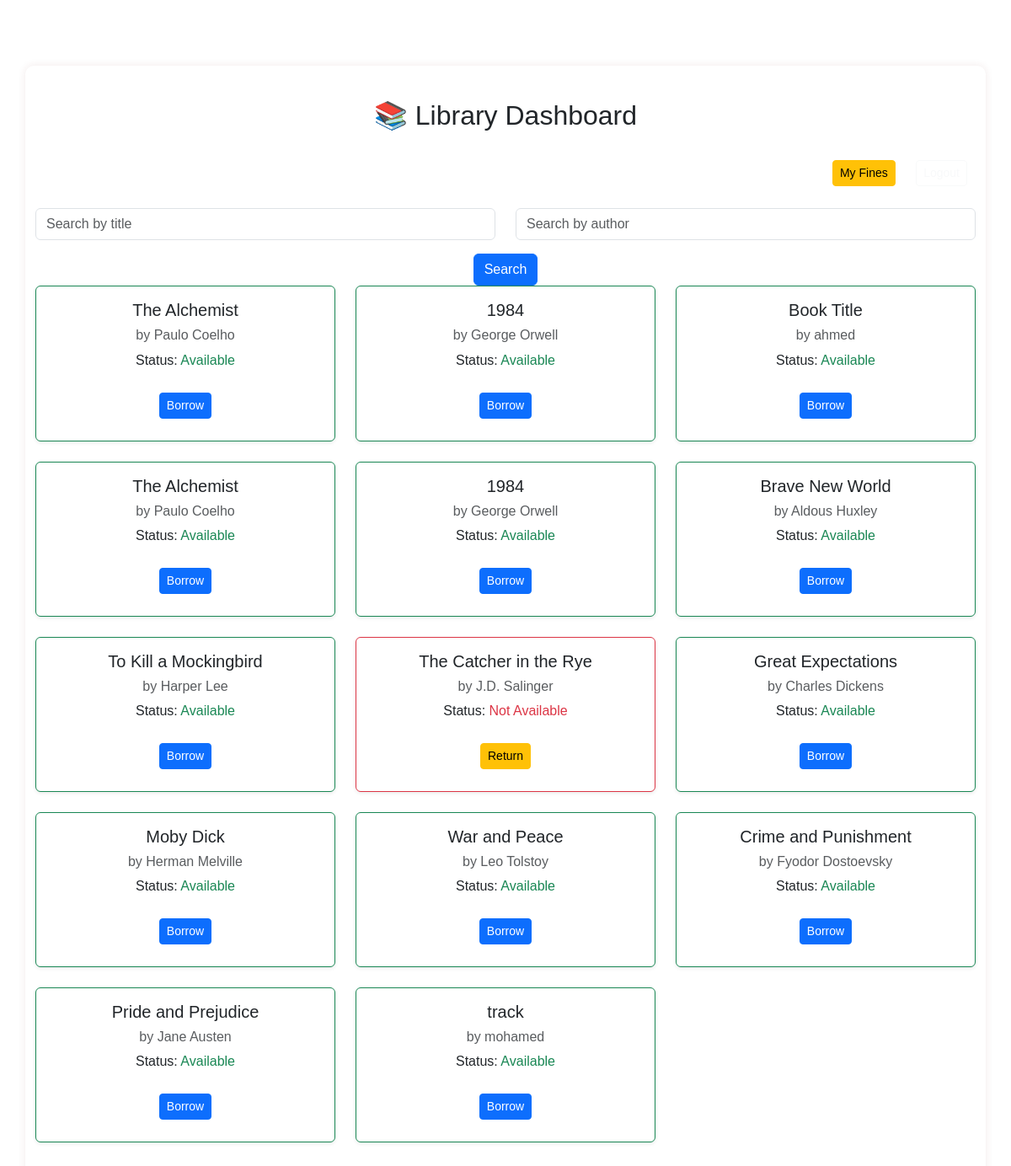
The app's page /dashboard (signed in) with its own data.
### flask1.py (models this page shows)
class Book(Base):
    __tablename__ = 'books'
    id = Column(Integer, primary_key=True)
    title = Column(String)
    author = Column(String)
    cost = Column(Float, default=0.0)
    available = Column(Integer, default=1)
    copies = Column(Integer, default=1)

### flask1.py (the view)
@app.route('/dashboard')
@login_required
def dashboard():
    db = get_db()
    user_id = session['user_id']
    user = db.query(User).get(user_id)
    books = db.query(Book).all()
    logs = db.query(Log).filter_by(user_id=user_id).all()
    book_fines = {}
    for log in logs:
        if not log.returned_at and log.due_at < datetime.now():
            delay = datetime.now() - log.due_at
            minutes_late = int((delay.total_seconds() - 60) // 60) + 1
            book_fines[log.id] = minutes_late * 1.0 if minutes_late > 0 else 0.0
        else:
            book_fines[log.id] = 0.0
    borrowed_book_users = {
        log.book_id: [log.user_id]  # Store as a list for safe 'in' checks in template
        for log in logs
    }
    return render_template(
        "dashboard.html",
        user=user,
        books=books,
        logs=logs,
        borrowed_book_users=borrowed_book_users,
        book_fines=book_fines  # ✅ هنا التمرير المهم
    )

### flask1.py (called while the page is built)
def get_db():
    return Session()

def login_required(f):
    @wraps(f)
    def decorated(*args, **kwargs):
        if 'user_id' not in session:
            return redirect(url_for('login'))
        return f(*args, **kwargs)
    return decorated

### templates/dashboard.html (shortened to what this page needs)
<!DOCTYPE html>
<html lang="en">
<head>
    <link rel="stylesheet" href="{{ url_for('static', filename='style.css') }}">
    <link rel="stylesheet" href="https://cdn.jsdelivr.net/npm/bootstrap@5.3.0/dist/css/bootstrap.min.css">
</head>
<body class="dashboard-page">
    <div class="container mt-5">
        <h2 class="text-center mb-4">📚 Library Dashboard</h2>
        <p class="text-end">
            <a href="{{ url_for('my_fines') }}" class="btn btn-warning btn-sm">My Fines</a>
            <a href="{{ url_for('logout') }}" class="btn btn-outline-light btn-sm">Logout</a>
        </p>
        <form method="GET" action="{{ url_for('dashboard') }}">
            <div class="row mb-3">
                <div class="col-md-6">
                    <input type="text" name="title_query" class="form-control" placeholder="Search by title" value="{{ request.args.get('title_query', '') }}">
                </div>
                <div class="col-md-6">
                    <input type="text" name="author_query" class="form-control" placeholder="Search by author" value="{{ request.args.get('author_query', '') }}">
                </div>
            </div>
            <button type="submit" class="btn btn-primary">Search</button>
        </form>
        <div class="row">
            {% for book in books %}
    {% set user_logs = logs | selectattr('book_id', 'equalto', book['id']) | selectattr('user_id', 'equalto', user.id) | list %}
    {% set user_log = user_logs[0] if user_logs else None %}
    <div class="col-md-4">
        <div class="card mb-4 shadow-sm {% if book['available'] == 0 %}border-danger{% else %}border-success{% endif %}">
            <div class="card-body">
                <h5 class="card-title">{{ book['title'] }}</h5>
                <h6 class="text-muted">by {{ book['author'] }}</h6>
                <p>Status:
                    {% if book['available'] == 1 %}
                        <span class="text-success">Available</span>
                    {% else %}
                        <span class="text-danger">Not Available</span>
                    {% endif %}
                </p>
                {% if book['available'] == 1 %}
                    {% if has_unpaid_fines %}
                        <button class="btn btn-secondary btn-sm" disabled>Pay Fine First</button>
                    {% else %}
                        <a href="{{ url_for('borrow', book_id=book['id']) }}"
                           onclick="return confirm('Borrow this book?');"
                           class="btn btn-primary btn-sm">Borrow</a>
                    {% endif %}
                {% else %}
                    {% if borrowed_book_users.get(book['id']) and session['user_id'] in borrowed_book_users.get(book['id'], []) %}
                        {% if user_log %}
                            <a href="{{ url_for('return_book', log_id=user_log.id) }}"
                               onclick="return confirm('Return this book?');"
                               class="btn btn-warning btn-sm">Return</a>
                        {% endif %}
                    {% else %}
                        <button class="btn btn-secondary btn-sm" disabled>Not Available</button>
                    {% endif %}
                {% endif %}
            </div>
        </div>
    </div>
{% endfor %}
        </div>
    </div>
</body>
</html>

### static/style.css (style rules this page uses)
body { margin: 0; padding: 0; min-height: 100vh; font-family: Arial, sans-serif; display: flex; align-items: center; justify-content: center; }
.dashboard-page { background: url("https://images.unsplash.com/photo-1524995997946-a1c2e315a42f") no-repeat center center fixed; background-size: cover; min-height: 100vh; padding: 30px; font-family: Arial, sans-serif; }
.container { text-align: center; padding: 40px; border-radius: 10px; box-shadow: 0 0 10px rgba(119, 35, 35, 0.1); }
a { display: inline-block; margin: 10px; text-decoration: none; color: #007bff; font-weight: bold; }

### records on screen
Book: title "The Alchemist", author "Paulo Coelho", available "Available"
Book: title "1984", author "George Orwell", available "Available"
Book: title "Book Title", author "ahmed", available "Available"
Book: title "The Alchemist", author "Paulo Coelho", available "Available"
Book: title "1984", author "George Orwell", available "Available"
Book: title "Brave New World", author "Aldous Huxley", available "Available"
Book: title "To Kill a Mockingbird", author "Harper Lee", available "Available"
Book: title "The Catcher in the Rye", author "J.D. Salinger", available "Not Available"
Book: title "Great Expectations", author "Charles Dickens", available "Available"
Book: title "Moby Dick", author "Herman Melville", available "Available"
Book: title "War and Peace", author "Leo Tolstoy", available "Available"
Book: title "Crime and Punishment", author "Fyodor Dostoevsky", available "Available"
Book: title "Pride and Prejudice", author "Jane Austen", available "Available"
Book: title "track", author "mohamed", available "Available"
